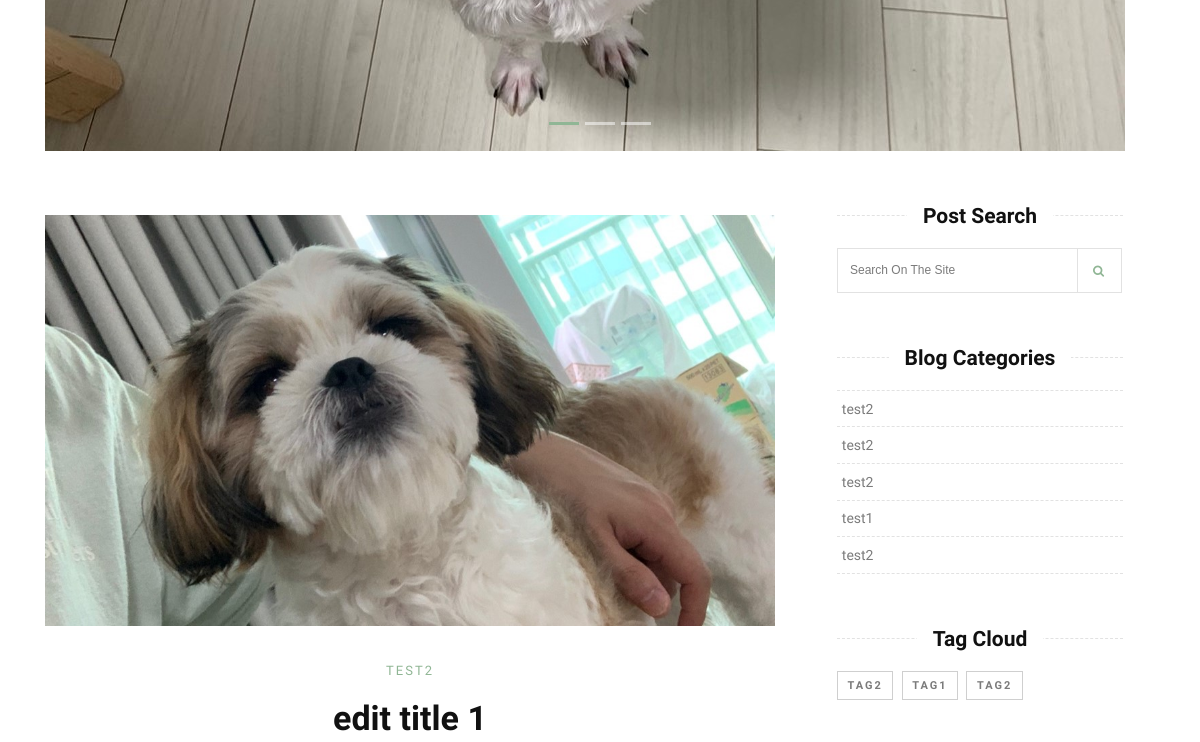
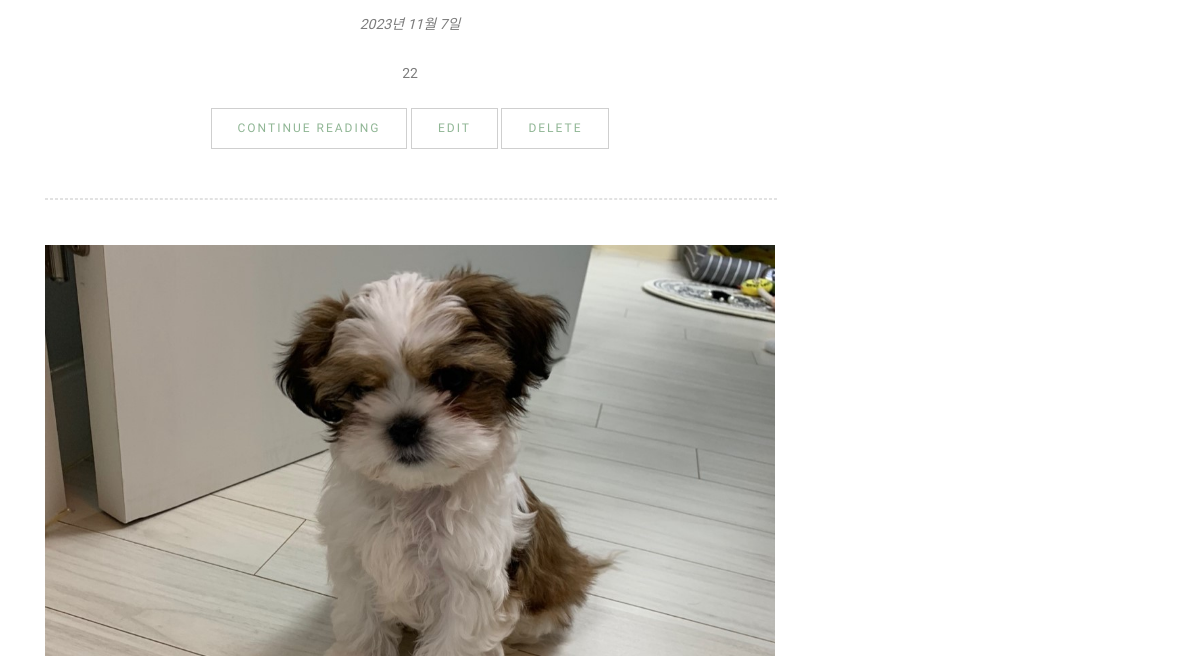
/blog/ (middle part), run on an earlier commit of the app's database (2 pictures, top to bottom).
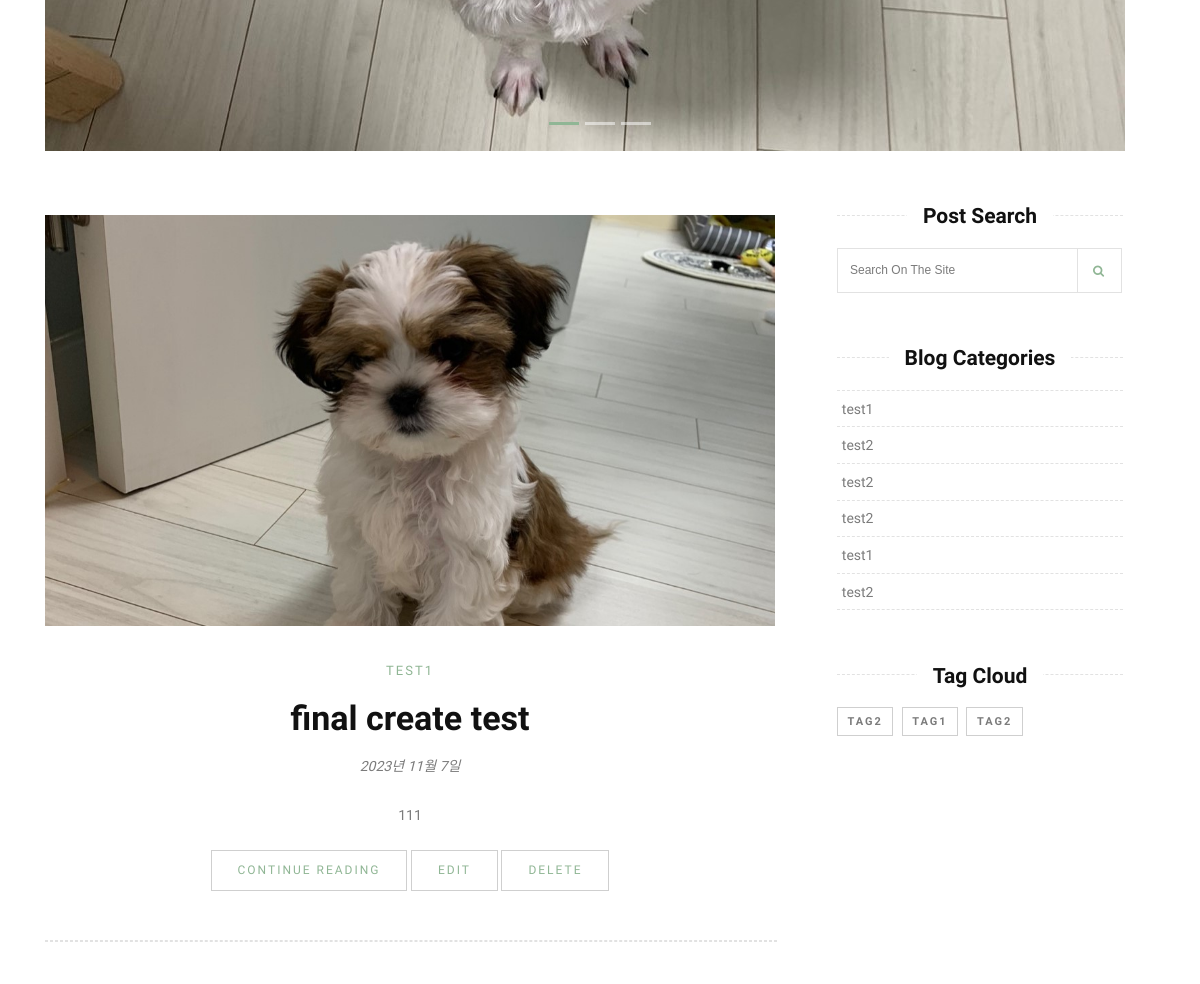
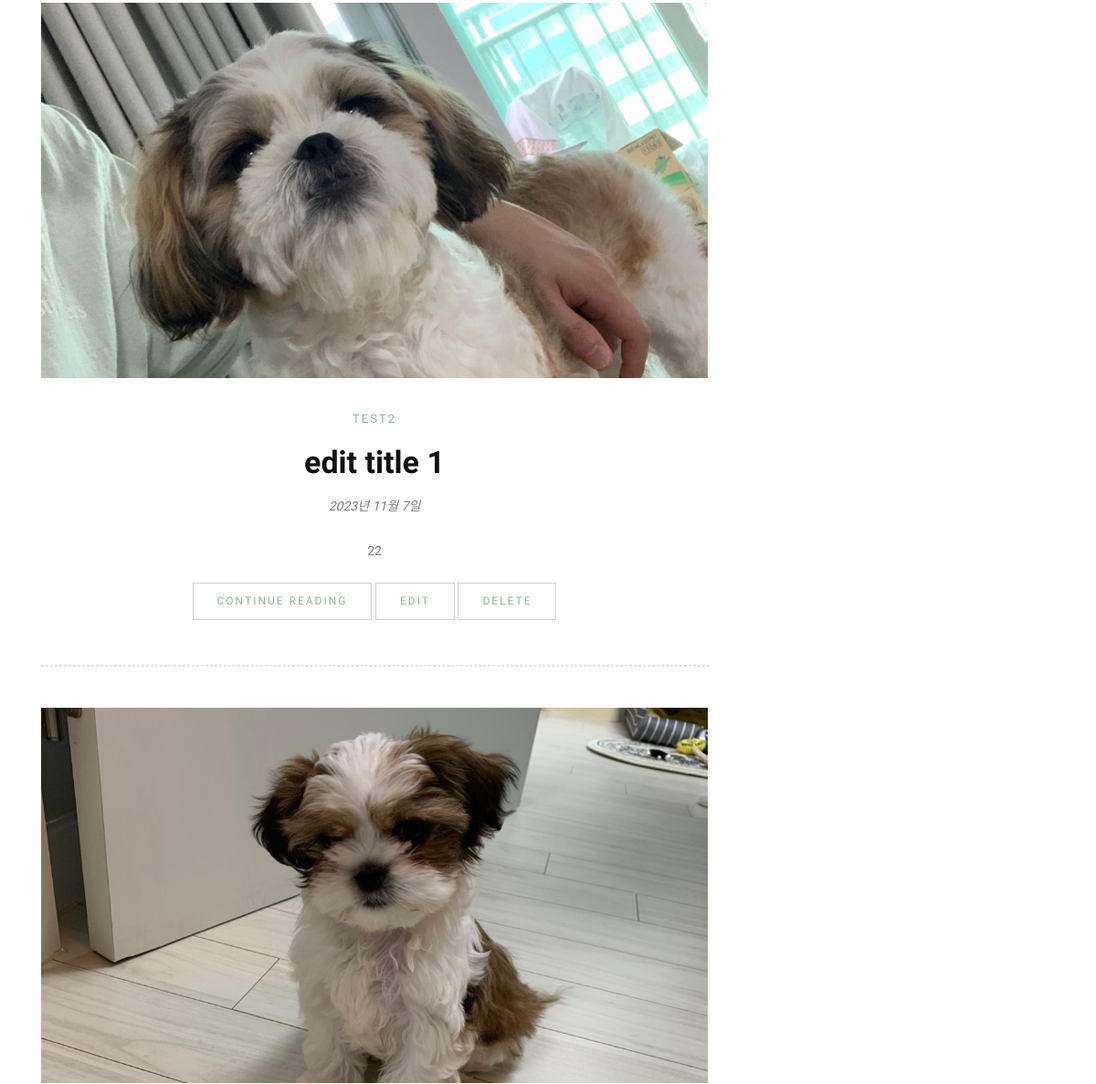
And on a later commit of the database (2 pictures, top to bottom).
### blog/models.py (models this page shows, shortened)
class Post(models.Model):
    author = models.ForeignKey(User, on_delete=models.CASCADE, related_name='posts')
    title = models.CharField(max_length=100)
    content = models.TextField()
    thumb_image = models.ImageField(upload_to='blog/images/%Y/%m/%d/', blank=True)
    file_upload = models.FileField(upload_to='blog/files/%Y/%m/%d/', blank=True)
    created_at = models.DateTimeField(auto_now_add=True)
    updated_at = models.DateField(auto_now=True)
    view_count = models.PositiveIntegerField(default=0)
    tags = models.ManyToManyField('Tag', blank=True)
    viewed_by = models.ManyToManyField(User, blank=True)
    category = models.ForeignKey('Category', on_delete=models.SET_NULL, null=True, blank=True)

class Category(models.Model):
    name = models.CharField(max_length=50, unique=True)
    def __str__(self):
        return self.name

class Tag(models.Model):
    name = models.CharField(max_length=50, unique=True)

### blog/views.py (the view)
class PostListView(ListView):
    model = Post
    template_name = 'post_list.html'
    context_object_name = 'post_list'
    ordering = ['-created_at']
    def get_queryset(self):
        qs = super().get_queryset()
        q = self.request.GET.get('q', '')
        if q:
            qs = qs.filter(title__icontains=q)
        return qs
    def get_context_data(self, **kwargs):
        context = super().get_context_data(**kwargs)
        context['random_posts'] = self.get_random_posts()
        return context
    def get_random_posts(self):
        all_posts = Post.objects.all()
        random_posts = random.sample(list(all_posts), min(len(all_posts), 3))
        return random_posts

### templates/blog/post_list.html (shortened to what the changed rows need)
{% extends 'base.html' %}
{% block content %}
{% load static %}
<section class="slider-section">
    <div class="container">
        <div class="row">
            <div class="col-md-12">
                <div class="bd-example">
                    <div id="carouselExampleCaptions" class="carousel slide" data-ride="carousel">
                        <ol class="carousel-indicators">
                            {% for i in random_posts %}
                                <li data-target="#carouselExampleCaptions" data-slide-to="{{ forloop.counter0 }}" {% if forloop.first %}class="active"{% endif %}></li>
                            {% endfor %}
                        </ol>
                    </div>
                </div>
            </div>
        </div>
    </div>
</section>
<section class="site-section">
    <div class="container">
        <div class="row">
            <div class="content col-lg-8">
                {% for post in post_list %}
                <div class="blog-box clearfix">
                    <div class="blog-media">
                        <a href="{% url 'blog:post_detail' post.pk %}" title="">
                            {% if post.thumb_image %}
                            <img src="{{ post.thumb_image.url }}" alt="Post Image" class="img-fluid">
                            {% endif %}
                        </a>
                    </div>
                    <div class="blog-desc text-center">
                        <span class="cat-title">{{ post.category }}</span>
                        <h4><a href="{% url 'blog:post_detail' post.pk %}" title="">{{ post.title }}</a></h4>
                        <div class="blog-meta">
                            <p>{{ post.updated_at }}</p>
                        </div>
                        <p>{{ post.content }}</p>
                        <div class="blog-bottom text-center">
                            <a href="{% url 'blog:post_detail' post.pk %}" class="btn btn-primary">Continue Reading</a>
                            <a href="{% url 'blog:post_edit' post.pk %}" class="btn btn-primary">edit</a>
                            <a href="{% url 'blog:post_delete' post.pk %}" class="btn btn-primary">delete</a>
                        </div>
                        <div class="blog-social clearfix"><hr></div>
                    </div>
                </div>
                {% endfor %}
            </div>
            <div class="sidebar col-lg-4">
                <div class="widget clearfix">
                    <div class="category-widget">
                        <ul>
                            {% for post in post_list %}
                            <li><a href="{% url 'blog:post_detail' post.pk %}">{{ post.category }}</a></li>
                            {% endfor %}
                        </ul>
                    </div>
                </div>
                <div class="widget clearfix">
                    <div class="tag-widget">
                        {% for post in post_list %}
                            {% for tag in post.tags.all %}
                                <a href="{% url 'blog:post_detail' post.pk %}">{{ tag.name }}</a>
                            {% endfor %}
                        {% endfor %}
                    </div>
                </div>
            </div>
        </div>
    </div>
</section>
{% endblock %}

What changed in the data, as far as the page shows it:
added Post: thumb_image (picture), category "TEST1", title "final create test", updated_at "2023년 11월 7일", content "111", category "test1"
